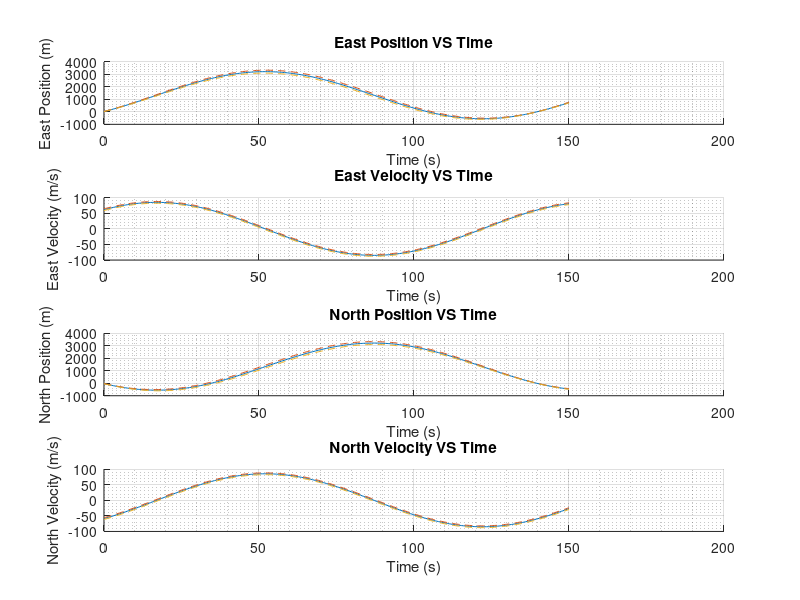
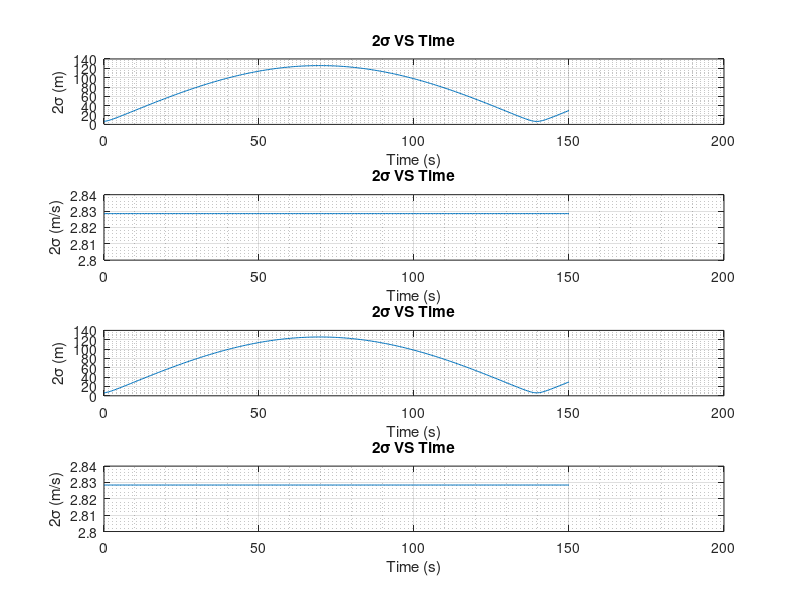
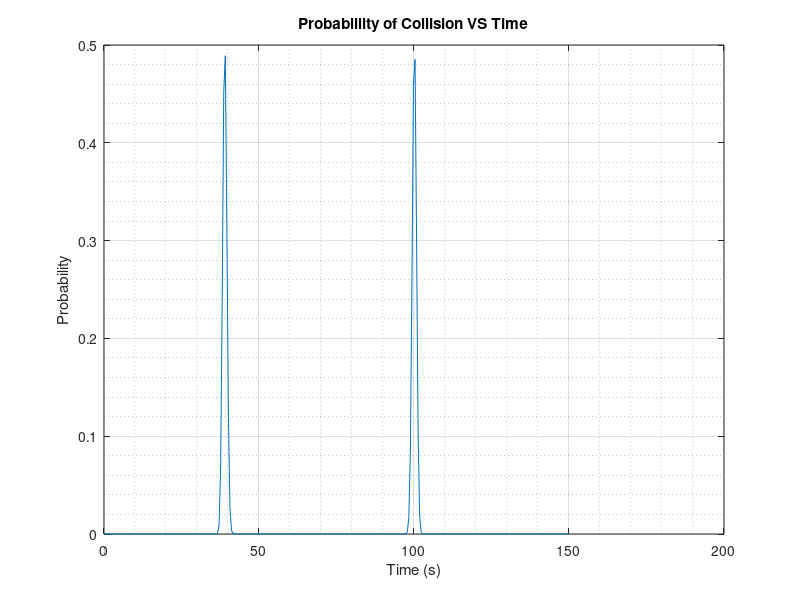

Here is the MATLAB script that generated these plots, in order:
%% HW 7
%% Part B
clear;close all;clc
%Define given constants
dt = 0.5;
Omega = 0.045;
%Define given F matrix
F = [1 (sin(Omega*dt)/Omega) 0 -((1-cos(Omega*dt))/Omega);
    0 cos(Omega*dt) 0 -sin(Omega*dt);
    0 (1-cos(Omega*dt))/Omega 1 sin(Omega*dt)/Omega
    0 sin(Omega*dt) 0 cos(Omega*dt)];
%Define ICs
mu0 = [0 85*cos(pi/4) 0 -85*sin(pi/4)]';
P0 = diag([10 2 10 2]);
mu = [];
sigma = [];
%Calculate mu and P for the specified number of steps
for i = 1:300
   mu = [mu F^(i)*mu0];
   P = F^(i)*P0*(F')^(i);
   sigma = [sigma;[P(1,1) P(2,2) P(3,3) P(4,4)]];
end
t = linspace(0,150,size(mu,2));
sigma = 2*sqrt(sigma);
sigma = sigma';
figure(1)
subplot(4,1,1)
hold on
plot(t,mu(1,:))
plot(t,mu(1,:)+sigma(1,:),'--')
plot(t,mu(1,:)-sigma(1,:),'--')
grid on
grid minor
xlabel('Time (s)')
ylabel('East Position (m)')
title('East Position VS Time')
subplot(4,1,2)
hold on
plot(t,mu(2,:))
plot(t,mu(2,:)+sigma(2,:),'--')
plot(t,mu(2,:)-sigma(2,:),'--')
grid on
grid minor
xlabel('Time (s)')
ylabel('East Velocity (m/s)')
title('East Velocity VS Time')
subplot(4,1,3)
hold on
plot(t,mu(3,:))
plot(t,mu(3,:)+sigma(3,:),'--')
plot(t,mu(3,:)-sigma(3,:),'--')
grid on
grid minor
xlabel('Time (s)')
ylabel('North Position (m)')
title('North Position VS Time')
subplot(4,1,4)
hold on
plot(t,mu(4,:))
plot(t,mu(4,:)+sigma(4,:),'--')
plot(t,mu(4,:)-sigma(4,:),'--')
grid on
grid minor
xlabel('Time (s)')
ylabel('North Velocity (m/s)')
title('North Velocity VS Time')
%Plot only 2sigma vals 
figure
subplot(4,1,1)
plot(t,sigma(1,:))
grid on
grid minor
xlabel('Time (s)')
ylabel('2\sigma (m)')
title('2\sigma VS Time')
subplot(4,1,2)
plot(t,sigma(2,:))
grid on
grid minor
ylim([2.8 2.84])
xlabel('Time (s)')
ylabel('2\sigma (m/s)')
title('2\sigma VS Time')
subplot(4,1,3)
plot(t,sigma(3,:))
grid on
grid minor
xlabel('Time (s)')
ylabel('2\sigma (m)')
title('2\sigma VS Time')
subplot(4,1,4)
plot(t,sigma(4,:))
grid on
grid minor
ylim([2.8 2.84])
xlabel('Time (s)')
ylabel('2\sigma (m/s)')
title('2\sigma VS Time')
%% Part C 
close all;clc
%Define given Omega values for a and b
Omega_a = .045;
Omega_b = -.045;
%Define given initial conditions
mua0 = [0 85*cos(pi/4) 0 -85*sin(pi/4)]';
Pa0 = diag([10 4 10 4]);
mub0 = [3200 85*cos(pi/4) 3200 -85*sin(pi/4)]';
Pb0 = diag([11 3.5 11 3.5]);
%Defind Fa and Fb matrices
Fa = [1 (sin(Omega_a*dt)/Omega_a) 0 -((1-cos(Omega_a*dt))/Omega_a);
    0 cos(Omega_a*dt) 0 -sin(Omega_a*dt);
    0 (1-cos(Omega_a*dt))/Omega_a 1 sin(Omega_a*dt)/Omega_a
    0 sin(Omega_a*dt) 0 cos(Omega_a*dt)];

Fb = [1 (sin(Omega_b*dt)/Omega_b) 0 -((1-cos(Omega_b*dt))/Omega_b);
    0 cos(Omega_b*dt) 0 -sin(Omega_b*dt);
    0 (1-cos(Omega_b*dt))/Omega_b 1 sin(Omega_b*dt)/Omega_b
    0 sin(Omega_b*dt) 0 cos(Omega_b*dt)];
%Define given constant xi_R and eta_R values
xi_R = 100;
eta_R = 100;
%Run simulation for 150 seconds
S = [1 0 0 0;0 0 1 0];
clear mu
clear P
P = [];
prob = [];
for i = 1:300
    mu = S*Fa^(i)*mua0 - S*Fb^(i)*mub0;
    mu = mu';
    P = Fa^(i)*Pa0*(Fa^(i))' + Fb^(i)*Pb0*(Fb^(i))';
    P = [P(1,1) P(3,3)];
    prob = [prob mvncdf([-100 -100],[100 100],mu,P)];
end
figure
plot(t,prob)
grid on
grid minor
xlabel('Time (s)')
ylabel('Probability')
title('Probablility of Collision VS Time')